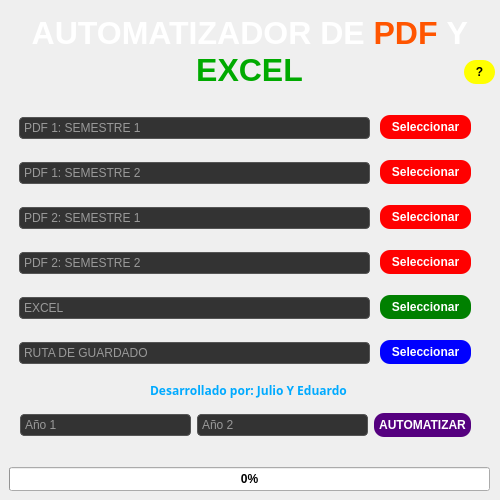
<?xml version="1.0" encoding="UTF-8"?>
<ui version="4.0">
 <class>MainWindow</class>
 <widget class="QMainWindow" name="MainWindow">
  <property name="geometry">
   <rect>
    <x>0</x>
    <y>0</y>
    <width>500</width>
    <height>500</height>
   </rect>
  </property>
  <property name="minimumSize">
   <size>
    <width>500</width>
    <height>500</height>
   </size>
  </property>
  <property name="maximumSize">
   <size>
    <width>500</width>
    <height>500</height>
   </size>
  </property>
  <property name="windowTitle">
   <string>MainWindow</string>
  </property>
  <property name="styleSheet">
   <string notr="true">QMainWindow {
	background: qlineargradient(x1:0, y1:0, x2:1, y2:1,
    stop:0 #1C1C1C,
    stop:0.5 #333333,
    stop:1 #4C4C4C);
	background-origin: content;
	background-clip: content;
}

QLineEdit {
	border: 1px solid #555555;
    border-radius: 4px;
    padding: 2px;
    background-color: #333333;
    color: #FFFFFF;
}</string>
  </property>
  <property name="tabShape">
   <enum>QTabWidget::Rounded</enum>
  </property>
  <widget class="QWidget" name="centralwidget">
   <widget class="QLabel" name="titulo">
    <property name="geometry">
     <rect>
      <x>9</x>
      <y>9</y>
      <width>481</width>
      <height>86</height>
     </rect>
    </property>
    <property name="text">
     <string>&lt;html&gt;&lt;head/&gt;&lt;body&gt;&lt;p align=&quot;center&quot;&gt;&lt;span style=&quot; font-size:24pt; font-weight:700; color:#ffffff;&quot;&gt;AUTOMATIZADOR DE&lt;/span&gt;&lt;span style=&quot; font-size:24pt; font-weight:700; color:#ff5500;&quot;&gt; PDF &lt;/span&gt;&lt;span style=&quot; font-size:24pt; font-weight:700; color:#ffffff;&quot;&gt;Y &lt;/span&gt;&lt;span style=&quot; font-size:24pt; font-weight:700; color:#00aa00;&quot;&gt;EXCEL&lt;/span&gt;&lt;/p&gt;&lt;/body&gt;&lt;/html&gt;</string>
    </property>
    <property name="alignment">
     <set>Qt::AlignCenter</set>
    </property>
    <property name="wordWrap">
     <bool>true</bool>
    </property>
   </widget>
   <widget class="QProgressBar" name="progressBar">
    <property name="geometry">
     <rect>
      <x>9</x>
      <y>467</y>
      <width>481</width>
      <height>24</height>
     </rect>
    </property>
    <property name="styleSheet">
     <string notr="true">color: black;
font-weight: bold;</string>
    </property>
    <property name="value">
     <number>0</number>
    </property>
    <property name="alignment">
     <set>Qt::AlignCenter</set>
    </property>
    <property name="textVisible">
     <bool>true</bool>
    </property>
    <property name="orientation">
     <enum>Qt::Horizontal</enum>
    </property>
    <property name="invertedAppearance">
     <bool>false</bool>
    </property>
    <property name="textDirection">
     <enum>QProgressBar::TopToBottom</enum>
    </property>
   </widget>
   <widget class="QWidget" name="verticalLayoutWidget">
    <property name="geometry">
     <rect>
      <x>380</x>
      <y>100</y>
      <width>91</width>
      <height>281</height>
     </rect>
    </property>
    <layout class="QVBoxLayout" name="verticalLayout">
     <item>
      <widget class="QPushButton" name="pdf1_1Button">
       <property name="cursor">
        <cursorShape>PointingHandCursor</cursorShape>
       </property>
       <property name="tabletTracking">
        <bool>false</bool>
       </property>
       <property name="styleSheet">
        <string notr="true">QPushButton
{
    background-color: red;
    border: none;
    border-radius : 10px;
    color: rgb(255, 255, 255);
	font-weight: bold;
	padding: 5px;
}

QPushButton::hover {
	background-color: #8B0000;
}</string>
       </property>
       <property name="text">
        <string>Seleccionar</string>
       </property>
      </widget>
     </item>
     <item>
      <widget class="QPushButton" name="pdf1_2Button">
       <property name="cursor">
        <cursorShape>PointingHandCursor</cursorShape>
       </property>
       <property name="tabletTracking">
        <bool>false</bool>
       </property>
       <property name="styleSheet">
        <string notr="true">QPushButton
{
    background-color: red;
    border: none;
    border-radius : 10px;
    color: rgb(255, 255, 255);
	font-weight: bold;
	padding: 5px;
}

QPushButton::hover {
	background-color: #8B0000;
}</string>
       </property>
       <property name="text">
        <string>Seleccionar</string>
       </property>
      </widget>
     </item>
     <item>
      <widget class="QPushButton" name="pdf2_1Button">
       <property name="cursor">
        <cursorShape>PointingHandCursor</cursorShape>
       </property>
       <property name="tabletTracking">
        <bool>false</bool>
       </property>
       <property name="styleSheet">
        <string notr="true">QPushButton
{
    background-color: red;
    border: none;
    border-radius : 10px;
    color: rgb(255, 255, 255);
	font-weight: bold;
	padding: 5px;
}

QPushButton::hover {
	background-color: #8B0000;
}</string>
       </property>
       <property name="text">
        <string>Seleccionar</string>
       </property>
      </widget>
     </item>
     <item>
      <widget class="QPushButton" name="pdf2_2Button">
       <property name="cursor">
        <cursorShape>PointingHandCursor</cursorShape>
       </property>
       <property name="tabletTracking">
        <bool>false</bool>
       </property>
       <property name="styleSheet">
        <string notr="true">QPushButton
{
    background-color: red;
    border: none;
    border-radius : 10px;
    color: rgb(255, 255, 255);
	font-weight: bold;
	padding: 5px;
}

QPushButton::hover {
	background-color: #8B0000;
}</string>
       </property>
       <property name="text">
        <string>Seleccionar</string>
       </property>
      </widget>
     </item>
     <item>
      <widget class="QPushButton" name="excelButton">
       <property name="cursor">
        <cursorShape>PointingHandCursor</cursorShape>
       </property>
       <property name="tabletTracking">
        <bool>false</bool>
       </property>
       <property name="styleSheet">
        <string notr="true">QPushButton
{
    background-color: green;
    border: none;
    border-radius : 10px;
    color: rgb(255, 255, 255);
	font-weight: bold;
	padding: 5px;
}

QPushButton::hover {
	background-color: rgb(0, 85, 0);
}</string>
       </property>
       <property name="text">
        <string>Seleccionar</string>
       </property>
      </widget>
     </item>
     <item>
      <widget class="QPushButton" name="pathButton">
       <property name="cursor">
        <cursorShape>PointingHandCursor</cursorShape>
       </property>
       <property name="tabletTracking">
        <bool>false</bool>
       </property>
       <property name="styleSheet">
        <string notr="true">QPushButton
{
    background-color: blue;
    border: none;
    border-radius : 10px;
    color: rgb(255, 255, 255);
	font-weight: bold;
	padding: 5px;
}

QPushButton::hover {
	background-color: rgb(0, 0, 127);
}</string>
       </property>
       <property name="text">
        <string>Seleccionar</string>
       </property>
      </widget>
     </item>
    </layout>
   </widget>
   <widget class="QWidget" name="verticalLayoutWidget_2">
    <property name="geometry">
     <rect>
      <x>19</x>
      <y>100</y>
      <width>351</width>
      <height>281</height>
     </rect>
    </property>
    <layout class="QVBoxLayout" name="verticalLayout_2">
     <item>
      <widget class="QLineEdit" name="lineEditPdf1_1">
       <property name="enabled">
        <bool>true</bool>
       </property>
       <property name="readOnly">
        <bool>true</bool>
       </property>
       <property name="placeholderText">
        <string>PDF 1: SEMESTRE 1</string>
       </property>
      </widget>
     </item>
     <item>
      <widget class="QLineEdit" name="lineEditPdf1_2">
       <property name="enabled">
        <bool>true</bool>
       </property>
       <property name="readOnly">
        <bool>true</bool>
       </property>
       <property name="placeholderText">
        <string>PDF 1: SEMESTRE 2</string>
       </property>
      </widget>
     </item>
     <item>
      <widget class="QLineEdit" name="lineEditPdf2_1">
       <property name="enabled">
        <bool>true</bool>
       </property>
       <property name="readOnly">
        <bool>true</bool>
       </property>
       <property name="placeholderText">
        <string>PDF 2: SEMESTRE 1</string>
       </property>
      </widget>
     </item>
     <item>
      <widget class="QLineEdit" name="lineEditPdf2_2">
       <property name="enabled">
        <bool>true</bool>
       </property>
       <property name="readOnly">
        <bool>true</bool>
       </property>
       <property name="placeholderText">
        <string>PDF 2: SEMESTRE 2</string>
       </property>
      </widget>
     </item>
     <item>
      <widget class="QLineEdit" name="lineEditExcel">
       <property name="enabled">
        <bool>true</bool>
       </property>
       <property name="readOnly">
        <bool>true</bool>
       </property>
       <property name="placeholderText">
        <string>EXCEL</string>
       </property>
      </widget>
     </item>
     <item>
      <widget class="QLineEdit" name="lineEditSave">
       <property name="enabled">
        <bool>true</bool>
       </property>
       <property name="readOnly">
        <bool>true</bool>
       </property>
       <property name="placeholderText">
        <string>RUTA DE GUARDADO</string>
       </property>
      </widget>
     </item>
    </layout>
   </widget>
   <widget class="QWidget" name="horizontalLayoutWidget">
    <property name="geometry">
     <rect>
      <x>20</x>
      <y>400</y>
      <width>451</width>
      <height>51</height>
     </rect>
    </property>
    <layout class="QHBoxLayout" name="horizontalLayout">
     <item>
      <widget class="QLineEdit" name="lineEditYear1">
       <property name="placeholderText">
        <string>Año 1</string>
       </property>
       <property name="clearButtonEnabled">
        <bool>true</bool>
       </property>
      </widget>
     </item>
     <item>
      <widget class="QLineEdit" name="lineEditYear2">
       <property name="placeholderText">
        <string>Año 2</string>
       </property>
       <property name="clearButtonEnabled">
        <bool>true</bool>
       </property>
      </widget>
     </item>
     <item>
      <widget class="QPushButton" name="autoButton">
       <property name="cursor">
        <cursorShape>PointingHandCursor</cursorShape>
       </property>
       <property name="styleSheet">
        <string notr="true">QPushButton
{
    background-color: rgb(85, 0, 127);
    border: none;
    border-radius : 10px;
    color: rgb(255, 255, 255);
	font-weight: bold;
	padding: 5px;
}

QPushButton::hover {
	background-color: rgb(85, 0, 255);
}</string>
       </property>
       <property name="text">
        <string>AUTOMATIZAR</string>
       </property>
       <property name="flat">
        <bool>false</bool>
       </property>
      </widget>
     </item>
    </layout>
   </widget>
   <widget class="QLabel" name="creditos">
    <property name="geometry">
     <rect>
      <x>143</x>
      <y>380</y>
      <width>211</width>
      <height>21</height>
     </rect>
    </property>
    <property name="font">
     <font>
      <family>Poppins Black</family>
      <bold>true</bold>
     </font>
    </property>
    <property name="text">
     <string>&lt;html&gt;&lt;head/&gt;&lt;body&gt;&lt;p align=&quot;center&quot;&gt;&lt;span style=&quot; color:#00aaff;&quot;&gt;Desarrollado por: Julio Y Eduardo&lt;/span&gt;&lt;/p&gt;&lt;/body&gt;&lt;/html&gt;</string>
    </property>
   </widget>
   <widget class="QPushButton" name="helpButton">
    <property name="geometry">
     <rect>
      <x>464</x>
      <y>60</y>
      <width>31</width>
      <height>24</height>
     </rect>
    </property>
    <property name="cursor">
     <cursorShape>PointingHandCursor</cursorShape>
    </property>
    <property name="styleSheet">
     <string notr="true">QPushButton
{
    background-color: yellow;
    border: none;
    border-radius : 12px;
    color: black;
	font-weight: bold;
	padding: 5px;
}

QPushButton::hover {
	background-color: rgb(186, 186, 93);
}</string>
    </property>
    <property name="text">
     <string>?</string>
    </property>
   </widget>
  </widget>
  <action name="actionInformaci_n_General">
   <property name="text">
    <string>Información General</string>
   </property>
  </action>
 </widget>
 <resources/>
 <connections/>
</ui>
